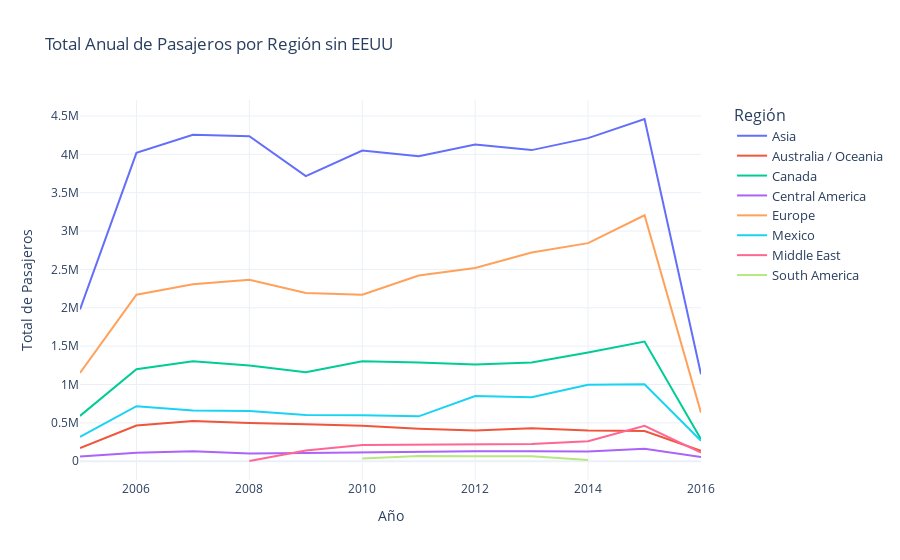

Source (notebook cell):
### Markdown cell above
<div style="letter-spacing: 0.5px; text-align: justify; font-size: 12px;">
En las rutas internacionales, las líneas de cada una de las regiones muestran poca variabilidad a lo largo del período, a excepción de Asia y Europa, y en menor medida Canada y Mexico. En el caso de South America sólo hubo operaciones en el período 2010-2014. LAN Peru fue la única aerolínea que cubrió la ruta. El cese de operaciones posiblemente estuvo asociado al bajo flujo de pasajeros y al costo del boleto. Habría que profundizar mas al respecto.
</div>

### Code cell
# Dsitribución anual de pasajeros por regiones excluída US 
df_summary, fig = create_annual_passenger_chart(df_1, "GEO Region", exclude_region="US", title="Total Anual de Pasajeros por Región sin EEUU")
fig.show()

### Figure 1 — Plotly figure (JSON) as saved in the notebook; plotly's stock layout.template omitted (floating-point values rounded to 4 significant figures)
{"data": [{"hovertemplate": "Región=Asia<br>Año=%{x}<br>Total de Pasajeros=%{y}<extra></extra>", "legendgroup": "Asia", "line": {"color": "#636efa", "dash": "solid"}, "marker": {"symbol": "circle"}, "mode": "lines", "name": "Asia", "orientation": "v", "showlegend": true, "type": "scatter", "x": [2005, 2006, 2007, 2008, 2009, 2010, 2011, 2012, 2013, 2014, 2015, 2016], "xaxis": "x", "y": [1977224, 4020151, 4254372, 4235088, 3715472, 4049640, 3974021, 4127571, 4054984, 4210871, 4460517, 1133582], "yaxis": "y"}, {"hovertemplate": "Región=Australia / Oceania<br>Año=%{x}<br>Total de Pasajeros=%{y}<extra></extra>", "legendgroup": "Australia / Oceania", "line": {"color": "#EF553B", "dash": "solid"}, "marker": {"symbol": "circle"}, "mode": "lines", "name": "Australia / Oceania", "orientation": "v", "showlegend": true, "type": "scatter", "x": [2005, 2006, 2007, 2008, 2009, 2010, 2011, 2012, 2013, 2014, 2015, 2016], "xaxis": "x", "y": [172596, 466079, 523831, 496787, 482581, 461454, 422862, 400522, 431219, 400239, 392441, 136281], "yaxis": "y"}, {"hovertemplate": "Región=Canada<br>Año=%{x}<br>Total de Pasajeros=%{y}<extra></extra>", "legendgroup": "Canada", "line": {"color": "#00cc96", "dash": "solid"}, "marker": {"symbol": "circle"}, "mode": "lines", "name": "Canada", "orientation": "v", "showlegend": true, "type": "scatter", "x": [2005, 2006, 2007, 2008, 2009, 2010, 2011, 2012, 2013, 2014, 2015, 2016], "xaxis": "x", "y": [590961, 1199823, 1303141, 1246864, 1158866, 1304356, 1287184, 1259949, 1286553, 1417656, 1560268, 286155], "yaxis": "y"}, {"hovertemplate": "Región=Central America<br>Año=%{x}<br>Total de Pasajeros=%{y}<extra></extra>", "legendgroup": "Central America", "line": {"color": "#ab63fa", "dash": "solid"}, "marker": {"symbol": "circle"}, "mode": "lines", "name": "Central America", "orientation": "v", "showlegend": true, "type": "scatter", "x": [2005, 2006, 2007, 2008, 2009, 2010, 2011, 2012, 2013, 2014, 2015, 2016], "xaxis": "x", "y": [61994, 111255, 129652, 100119, 107171, 114185, 125184, 130780, 129110, 128066, 161417, 56467], "yaxis": "y"}, {"hovertemplate": "Región=Europe<br>Año=%{x}<br>Total de Pasajeros=%{y}<extra></extra>", "legendgroup": "Europe", "line": {"color": "#FFA15A", "dash": "solid"}, "marker": {"symbol": "circle"}, "mode": "lines", "name": "Europe", "orientation": "v", "showlegend": true, "type": "scatter", "x": [2005, 2006, 2007, 2008, 2009, 2010, 2011, 2012, 2013, 2014, 2015, 2016], "xaxis": "x", "y": [1151652, 2170956, 2306008, 2365388, 2194229, 2169127, 2420697, 2517516, 2720213, 2842337, 3205713, 631610], "yaxis": "y"}, {"hovertemplate": "Región=Mexico<br>Año=%{x}<br>Total de Pasajeros=%{y}<extra></extra>", "legendgroup": "Mexico", "line": {"color": "#19d3f3", "dash": "solid"}, "marker": {"symbol": "circle"}, "mode": "lines", "name": "Mexico", "orientation": "v", "showlegend": true, "type": "scatter", "x": [2005, 2006, 2007, 2008, 2009, 2010, 2011, 2012, 2013, 2014, 2015, 2016], "xaxis": "x", "y": [317252, 717052, 661905, 655269, 600963, 597979, 585199, 850465, 834049, 995611, 1002493, 266515], "yaxis": "y"}, {"hovertemplate": "Región=Middle East<br>Año=%{x}<br>Total de Pasajeros=%{y}<extra></extra>", "legendgroup": "Middle East", "line": {"color": "#FF6692", "dash": "solid"}, "marker": {"symbol": "circle"}, "mode": "lines", "name": "Middle East", "orientation": "v", "showlegend": true, "type": "scatter", "x": [2008, 2009, 2010, 2011, 2012, 2013, 2014, 2015, 2016], "xaxis": "x", "y": [2913, 138534, 211814, 216358, 226735, 223274, 259452, 461244, 112619], "yaxis": "y"}, {"hovertemplate": "Región=South America<br>Año=%{x}<br>Total de Pasajeros=%{y}<extra></extra>", "legendgroup": "South America", "line": {"color": "#B6E880", "dash": "solid"}, "marker": {"symbol": "circle"}, "mode": "lines", "name": "South America", "orientation": "v", "showlegend": true, "type": "scatter", "x": [2010, 2011, 2012, 2013, 2014], "xaxis": "x", "y": [36471, 66758, 66453, 65412, 15647], "yaxis": "y"}], "layout": {"legend": {"font": {"size": 13}, "orientation": "v", "title": {"text": "Región"}, "tracegroupgap": 0, "x": 1.05, "y": 1}, "margin": {"r": 150}, "title": {"text": "Total Anual de Pasajeros por Región sin EEUU"}, "xaxis": {"anchor": "y", "domain": [0, 1], "title": {"text": "Año"}}, "yaxis": {"anchor": "x", "domain": [0, 1], "title": {"text": "Total de Pasajeros"}}}}
